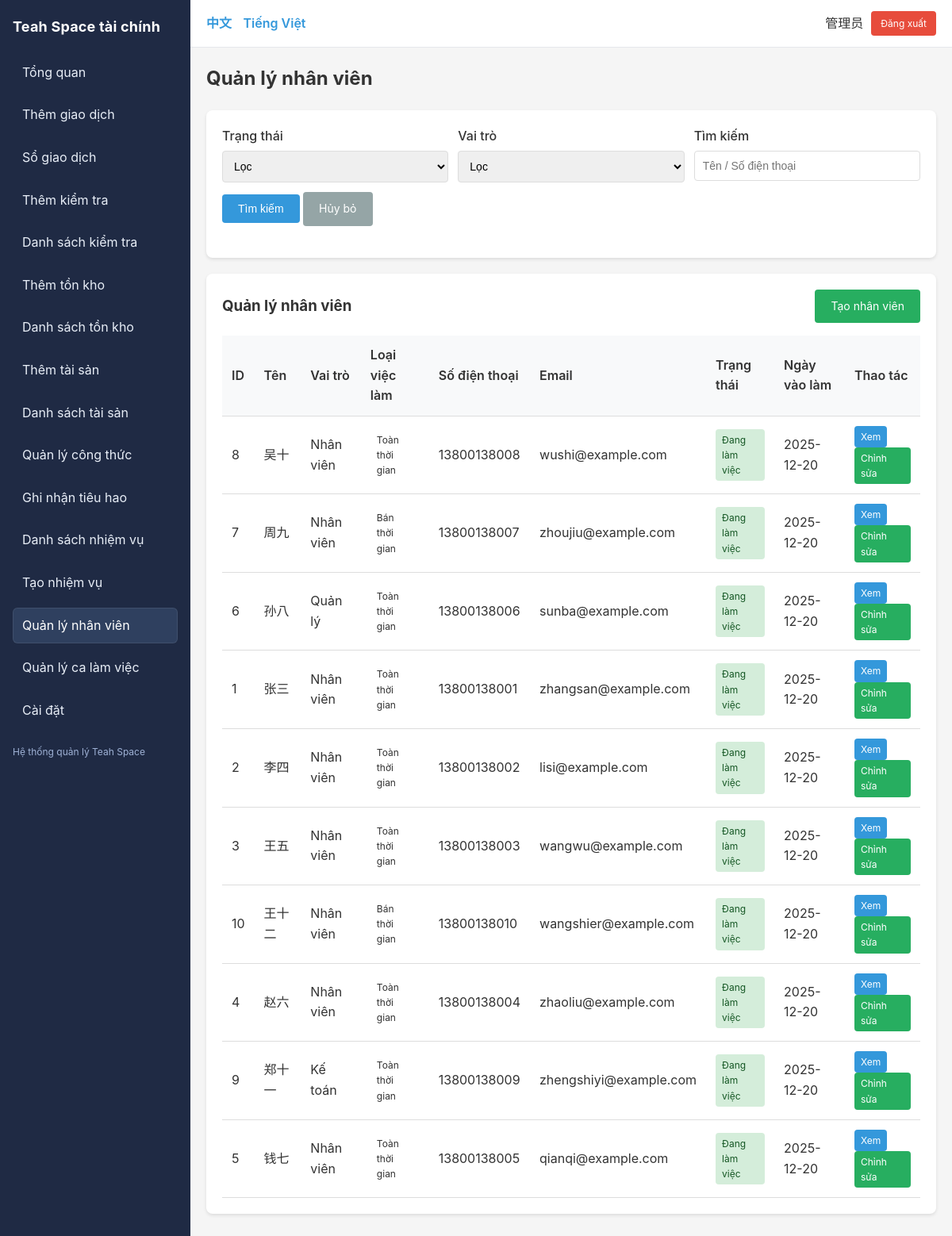
Screenshot of /index.php?r=employees/list (signed in) with the database file from the repository.
### tables this page shows
CREATE TABLE IF NOT EXISTS users (
  id INT AUTO_INCREMENT PRIMARY KEY,
  username VARCHAR(64) NOT NULL UNIQUE COMMENT '用户名',
  password_hash VARCHAR(255) NOT NULL COMMENT '密码哈希',
  display_name VARCHAR(64) NOT NULL COMMENT '显示名称',
  role_id INT NOT NULL COMMENT '角色ID',
  is_active TINYINT(1) NOT NULL DEFAULT 1 COMMENT '是否激活',
  created_at TIMESTAMP DEFAULT CURRENT_TIMESTAMP COMMENT '创建时间',
  updated_at TIMESTAMP DEFAULT CURRENT_TIMESTAMP ON UPDATE CURRENT_TIMESTAMP COMMENT '更新时间',
  CONSTRAINT fk_users_role FOREIGN KEY (role_id) REFERENCES roles(id) ON DELETE RESTRICT,
  INDEX idx_username (username),
  INDEX idx_role (role_id)
);

CREATE TABLE IF NOT EXISTS employees (
  id INT AUTO_INCREMENT PRIMARY KEY,
  name VARCHAR(128) NOT NULL COMMENT '姓名',
  role_id INT NOT NULL COMMENT '角色ID',
  phone VARCHAR(32) NULL COMMENT '联系电话',
  email VARCHAR(128) NULL COMMENT '邮箱',
  address TEXT NULL COMMENT '地址',
  status ENUM('active','inactive','resigned') NOT NULL DEFAULT 'active' COMMENT '状态：在职/离职/已辞职',
  employment_type ENUM('full_time','part_time') NOT NULL DEFAULT 'full_time' COMMENT '雇佣类型：全职/兼职',
  hire_date DATE NULL COMMENT '入职时间',
  resign_date DATE NULL COMMENT '离职时间',
  note TEXT NULL COMMENT '备注',
  created_by INT NOT NULL COMMENT '创建人ID',
  created_at TIMESTAMP DEFAULT CURRENT_TIMESTAMP COMMENT '创建时间',
  updated_at TIMESTAMP DEFAULT CURRENT_TIMESTAMP ON UPDATE CURRENT_TIMESTAMP COMMENT '更新时间',
  CONSTRAINT fk_employees_role FOREIGN KEY (role_id) REFERENCES roles(id) ON DELETE RESTRICT,
  CONSTRAINT fk_employees_created_by FOREIGN KEY (created_by) REFERENCES users(id) ON DELETE RESTRICT,
  INDEX idx_employees_status (status),
  INDEX idx_employees_role (role_id),
  INDEX idx_employees_hire_date (hire_date)
);

CREATE TABLE IF NOT EXISTS roles (
  id INT AUTO_INCREMENT PRIMARY KEY,
  `key` VARCHAR(32) NOT NULL UNIQUE COMMENT '角色标识：owner/manager/accountant/staff',
  name_zh VARCHAR(64) NOT NULL COMMENT '中文名称',
  name_vi VARCHAR(64) NOT NULL COMMENT '越南语名称',
  INDEX idx_key (`key`)
);

### app/controllers/EmployeeController.php (called while the page is built, shortened)
<?php
require_once __DIR__ . '/../core/Auth.php';
require_once __DIR__ . '/../models/Employee.php';
require_once __DIR__ . '/../core/DB.php';
class EmployeeController {
  public function list() {
    $page = max(1, (int)($_GET['page'] ?? 1));
    $perPage = 20;
    $offset = ($page - 1) * $perPage;
    $filters = [
      'status' => $_GET['status'] ?? null,
      'role_id' => $_GET['role_id'] ?? null,
      'search' => $_GET['search'] ?? null,
      'limit' => $perPage,
      'offset' => $offset
    ];
    $items = Employee::list($filters);
    include __DIR__ . '/../views/employees/list.php';
  }
}

### app/core/Router.php (called while the page is built, shortened)
<?php
class Router {
  public static function dispatch() {
    $defaultRoute = 'reports/dashboard';
    $r = $_GET['r'] ?? $defaultRoute;
    [$controller, $action] = array_pad(explode('/', $r), 2, 'index');
    $obj = new $controller;
    call_user_func([$obj, $action]);
  }
}

### public/index.php (called while the page is built, shortened)
<?php
require_once __DIR__ . '/../app/config/db.php';
require_once __DIR__ . '/../app/core/DB.php';
require_once __DIR__ . '/../app/core/Router.php';
require_once __DIR__ . '/../app/core/Auth.php';
require_once __DIR__ . '/../app/core/I18n.php';
Router::dispatch();

### app/core/I18n.php (called while the page is built, shortened)
<?php
class I18n {
  private static $lang = [];
  private static $current = 'vi';
  public static function init() {
    self::$current = $_SESSION['lang'] ?? 'vi';
    $langFile = __DIR__ . "/../../lang/" . self::$current . ".php";
    if (file_exists($langFile)) {
      self::$lang = require $langFile;
    } else {
      self::$lang = [];
    }
  }
  public static function t($key) {
    return self::$lang[$key] ?? $key;
  }
  public static function current() {
    return self::$current;
  }
}
function __($key) {
  return I18n::t($key);
}

### app/core/Auth.php (called while the page is built, shortened)
<?php
require_once __DIR__ . '/../models/User.php';
class Auth {
  public static function check() {
    return isset($_SESSION['user_id']);
  }
  public static function user() {
    return User::find($_SESSION['user_id']);
  }
}

### app/core/DB.php (called while the page is built)
<?php
class DB {
  private static $conn = null;
  public static function conn() {
    if (self::$conn === null) {
      $config = require __DIR__ . '/../config/db.php';
      try {
        $dsn = "mysql:host={$config['host']};dbname={$config['dbname']};charset={$config['charset']}";
        self::$conn = new PDO($dsn, $config['user'], $config['pass'], [
          PDO::ATTR_ERRMODE => PDO::ERRMODE_EXCEPTION,
          PDO::ATTR_DEFAULT_FETCH_MODE => PDO::FETCH_ASSOC,
          PDO::ATTR_EMULATE_PREPARES => false,
        ]);
      } catch (PDOException $e) {
        die('Database connection failed: ' . $e->getMessage());
      }
    }
    return self::$conn;
  }
}

### app/models/User.php (called while the page is built, shortened)
<?php
require_once __DIR__ . '/../core/DB.php';
class User {
  public static function find($id) {
    $stmt = DB::conn()->prepare("
      SELECT u.*, r.`key` as role_key, r.name_zh as role_name_zh, r.name_vi as role_name_vi
      FROM users u
      JOIN roles r ON u.role_id = r.id
      WHERE u.id = ?
    ");
    $stmt->execute([$id]);
    return $stmt->fetch();
  }
}

### app/models/Employee.php (called while the page is built, shortened)
<?php
require_once __DIR__ . '/../core/DB.php';
class Employee {
  public static function list($filters = []) {
    $where = [];
    $params = [];
    $sql = "SELECT e.*,
      r.name_zh as role_name_zh, r.name_vi as role_name_vi,
      u.display_name as creator_name
      FROM employees e
      LEFT JOIN roles r ON e.role_id = r.id
      LEFT JOIN users u ON e.created_by = u.id";
    $sql .= " ORDER BY e.name ASC";
    if (isset($filters['limit'])) {
      $sql .= " LIMIT " . intval($filters['limit']);
      if (isset($filters['offset'])) {
        $sql .= " OFFSET " . intval($filters['offset']);
      }
    }
    $stmt = DB::conn()->prepare($sql);
    $stmt->execute($params);
    return $stmt->fetchAll();
  }
}

### app/views/employees/list.php (the view, shortened to what this page needs)
<?php
include __DIR__ . '/../layout/header.php';
?>
<h2 style="margin-bottom: 20px;"><?= __('employee.list') ?></h2>
<div class="card">
  <form method="get" style="margin-bottom: 20px;">
    <div style="display: grid; grid-template-columns: repeat(auto-fit, minmax(200px, 1fr)); gap: 12px; margin-bottom: 12px;">
      <div class="form-group" style="margin-bottom: 0;">
        <label><?= __('employee.status') ?></label>
        <select name="status">
          <option value=""><?= __('list.filter') ?></option>
        </select>
      </div>
      <div class="form-group" style="margin-bottom: 0;">
        <label><?= __('employee.role') ?></label>
        <select name="role_id">
          <option value=""><?= __('list.filter') ?></option>
        </select>
      </div>
      <div class="form-group" style="margin-bottom: 0;">
        <label><?= __('list.search') ?></label>
        <input type="text" name="search" value="<?= htmlspecialchars($_GET['search'] ?? '') ?>"
               placeholder="<?= __('employee.name') ?> / <?= __('employee.phone') ?>">
      </div>
    </div>
    <div>
      <button type="submit" class="btn"><?= __('btn.search') ?></button>
      <a href="/index.php?r=employees/list" class="btn" style="background: #95a5a6;"><?= __('btn.cancel') ?></a>
    </div>
  </form>
</div>
<div class="card">
  <div style="display: flex; justify-content: space-between; align-items: center; margin-bottom: 16px;">
    <h3><?= __('employee.list') ?></h3>
    <a href="/index.php?r=employees/create" class="btn btn-success"><?= __('employee.create') ?></a>
  </div>
  <div class="table-scroll">
    <table>
      <tr>
        <th>ID</th>
        <th><?= __('employee.name') ?></th>
        <th><?= __('employee.role') ?></th>
        <th><?= __('employee.employment_type') ?></th>
        <th><?= __('employee.phone') ?></th>
        <th><?= __('employee.email') ?></th>
        <th><?= __('employee.status') ?></th>
        <th><?= __('employee.hire_date') ?></th>
        <th><?= __('list.actions') ?></th>
      </tr>
      <?php if (empty($items)): ?>
      <tr>
        <td colspan="9" style="text-align: center; color: #999; padding: 40px;">
          <?= __('list.no_data') ?>
        </td>
      </tr>
      <?php else: ?>
      <?php
      $lang = I18n::current();
      foreach ($items as $row):
        $statusClass = [
          'active' => 'badge-income',
          'inactive' => 'badge-pending',
          'resigned' => 'badge-void'
        ];
        $statusText = [
          'active' => __('employee.status_active'),
          'inactive' => __('employee.status_inactive'),
          'resigned' => __('employee.status_resigned')
        ];
      ?>
      <tr>
        <td><?= $row['id'] ?></td>
        <td><?= htmlspecialchars($row['name']) ?></td>
        <td><?= htmlspecialchars($lang === 'zh' ? ($row['role_name_zh'] ?? '') : ($row['role_name_vi'] ?? '')) ?></td>
        <td>
          <span class="badge">
            <?= ($row['employment_type'] ?? 'full_time') === 'full_time' ? __('employee.employment_type_full_time') : __('employee.employment_type_part_time') ?>
          </span>
        </td>
        <td><?= htmlspecialchars($row['phone'] ?? '-') ?></td>
        <td><?= htmlspecialchars($row['email'] ?? '-') ?></td>
        <td>
          <span class="badge <?= $statusClass[$row['status']] ?? '' ?>">
            <?= $statusText[$row['status']] ?? $row['status'] ?>
          </span>
        </td>
        <td><?= $row['hire_date'] ? date('Y-m-d', strtotime($row['hire_date'])) : '-' ?></td>
        <td>
          <a href="/index.php?r=employees/view&id=<?= $row['id'] ?>" class="btn" style="padding: 4px 8px; font-size: 12px;">
            <?= __('btn.view') ?>
          </a>
          <a href="/index.php?r=employees/edit&id=<?= $row['id'] ?>" class="btn btn-success"
             style="padding: 4px 8px; font-size: 12px;">
            <?= __('btn.edit') ?>
          </a>
        </td>
      </tr>
      <?php endforeach; ?>
      <?php endif; ?>
    </table>
  </div>
</div>
<?php include __DIR__ . '/../layout/footer.php'; ?>

### app/views/layout/header.php (shortened to what this page needs)
<!doctype html>
<html lang="<?= I18n::current() ?>">
<head>
</head>
<body>
<?php if (Auth::check()): ?>
<div class="layout">
  <aside class="sidebar">
    <div class="brand"><?= __('app.name') ?></div>
    <nav class="nav-vertical">
      <?php if (Auth::user()['role_key'] === 'manager'): ?>
      <a href="/index.php?r=manager/dashboard" class="<?= ($_GET['r'] ?? '') === 'manager/dashboard' ? 'active' : '' ?>">
        <?= __('manager.dashboard') ?>
      </a>
      <?php else: ?>
      <a href="/index.php?r=reports/dashboard" class="<?= ($_GET['r'] ?? '') === 'reports/dashboard' ? 'active' : '' ?>">
        <?= __('nav.dashboard') ?>
      </a>
      <?php endif; ?>
      <a href="/index.php?r=transactions/create" class="<?= ($_GET['r'] ?? '') === 'transactions/create' ? 'active' : '' ?>">
        <?= __('nav.add') ?>
      </a>
      <a href="/index.php?r=transactions/list" class="<?= ($_GET['r'] ?? '') === 'transactions/list' ? 'active' : '' ?>">
        <?= __('nav.list') ?>
      </a>
      <?php if (in_array(Auth::user()['role_key'], ['owner', 'manager', 'accountant'])): ?>
      <a href="/index.php?r=inspections/create" class="<?= ($_GET['r'] ?? '') === 'inspections/create' ? 'active' : '' ?>">
        <?= __('nav.inspections_create') ?>
      </a>
      <a href="/index.php?r=inspections/list" class="<?= ($_GET['r'] ?? '') === 'inspections/list' ? 'active' : '' ?>">
        <?= __('nav.inspections') ?>
      </a>
      <a href="/index.php?r=materials/create" class="<?= ($_GET['r'] ?? '') === 'materials/create' ? 'active' : '' ?>">
        <?= __('nav.materials_create') ?>
      </a>
      <a href="/index.php?r=materials/list" class="<?= ($_GET['r'] ?? '') === 'materials/list' ? 'active' : '' ?>">
        <?= __('nav.materials_list') ?>
      </a>
      <a href="/index.php?r=assets/create" class="<?= ($_GET['r'] ?? '') === 'assets/create' ? 'active' : '' ?>">
        <?= __('nav.assets_create') ?>
      </a>
      <a href="/index.php?r=assets/list" class="<?= ($_GET['r'] ?? '') === 'assets/list' ? 'active' : '' ?>">
        <?= __('nav.assets_list') ?>
      </a>
      <a href="/index.php?r=drinks/recipes" class="<?= ($_GET['r'] ?? '') === 'drinks/recipes' ? 'active' : '' ?>">
        <?= __('nav.recipes') ?>
      </a>
      <a href="/index.php?r=drinks/consume" class="<?= ($_GET['r'] ?? '') === 'drinks/consume' ? 'active' : '' ?>">
        <?= __('nav.consume') ?>
      </a>
      <?php endif; ?>
      <a href="/index.php?r=tasks/list" class="<?= strpos($_GET['r'] ?? '', 'tasks') === 0 ? 'active' : '' ?>">
        <?= __('task.list') ?>
      </a>
      <?php if (in_array(Auth::user()['role_key'], ['owner', 'manager'])): ?>
      <a href="/index.php?r=tasks/create" class="<?= ($_GET['r'] ?? '') === 'tasks/create' ? 'active' : '' ?>">
        <?= __('task.create') ?>
      </a>
      <?php endif; ?>
      <?php if (in_array(Auth::user()['role_key'], ['owner', 'manager', 'accountant'])): ?>
      <a href="/index.php?r=employees/list" class="<?= strpos($_GET['r'] ?? '', 'employees') === 0 ? 'active' : '' ?>">
        <?= __('employee.list') ?>
      </a>
      <a href="/index.php?r=shifts/list" class="<?= strpos($_GET['r'] ?? '', 'shifts') === 0 ? 'active' : '' ?>">
        <?= __('shift.list') ?>
      </a>
      <a href="/index.php?r=settings/categories" class="<?= strpos($_GET['r'] ?? '', 'settings') === 0 ? 'active' : '' ?>">
        <?= __('nav.settings') ?>
      </a>
      <?php endif; ?>
    </nav>
    <div class="hint"><?= __('app.title') ?></div>
  </aside>
  <div class="main" style="flex: 1; min-width: 0;">
    <div class="topbar">
      <div class="lang-switch">
        <a href="?<?= http_build_query(array_merge($_GET, ['lang' => 'zh'])) ?>">中文</a>
        <a href="?<?= http_build_query(array_merge($_GET, ['lang' => 'vi'])) ?>">Tiếng Việt</a>
      </div>
      <div class="user-box">
        <span><?= htmlspecialchars(Auth::user()['display_name']) ?></span>
        <a href="/index.php?r=auth/logout" class="btn btn-danger" style="padding: 6px 12px; font-size: 12px;">
          <?= __('nav.logout') ?>
        </a>
      </div>
    </div>
    <div class="container">
<?php else: ?>
<div class="container">
<?php endif; ?>

### rows the page displays
users: display_name "管理员"
employees: id "8", name "吴十", role.name_vi "Nhân viên", phone "13800138008", email "wushi@example.com", status "Đang làm việc", hire_date "2025-12-20"
employees: id "7", name "周九", role.name_vi "Nhân viên", phone "13800138007", email "zhoujiu@example.com", status "Đang làm việc", hire_date "2025-12-20"
employees: id "6", name "孙八", role.name_vi "Quản lý", phone "13800138006", email "sunba@example.com", status "Đang làm việc", hire_date "2025-12-20"
employees: id "1", name "张三", role.name_vi "Nhân viên", phone "13800138001", email "zhangsan@example.com", status "Đang làm việc", hire_date "2025-12-20"
employees: id "2", name "李四", role.name_vi "Nhân viên", phone "13800138002", email "lisi@example.com", status "Đang làm việc", hire_date "2025-12-20"
employees: id "3", name "王五", role.name_vi "Nhân viên", phone "13800138003", email "wangwu@example.com", status "Đang làm việc", hire_date "2025-12-20"
employees: id "10", name "王十二", role.name_vi "Nhân viên", phone "13800138010", email "wangshier@example.com", status "Đang làm việc", hire_date "2025-12-20"
employees: id "4", name "赵六", role.name_vi "Nhân viên", phone "13800138004", email "zhaoliu@example.com", status "Đang làm việc", hire_date "2025-12-20"
employees: id "9", name "郑十一", role.name_vi "Kế toán", phone "13800138009", email "zhengshiyi@example.com", status "Đang làm việc", hire_date "2025-12-20"
employees: id "5", name "钱七", role.name_vi "Nhân viên", phone "13800138005", email "qianqi@example.com", status "Đang làm việc", hire_date "2025-12-20"

### other values shown
__('app.name') "Teah Space tài chính"
__('nav.dashboard') "Tổng quan"
__('nav.add') "Thêm giao dịch"
__('nav.list') "Sổ giao dịch"
__('nav.inspections_create') "Thêm kiểm tra"
__('nav.inspections') "Danh sách kiểm tra"
__('nav.materials_create') "Thêm tồn kho"
__('nav.materials_list') "Danh sách tồn kho"
__('nav.assets_create') "Thêm tài sản"
__('nav.assets_list') "Danh sách tài sản"
__('nav.recipes') "Quản lý công thức"
__('nav.consume') "Ghi nhận tiêu hao"
__('task.list') "Danh sách nhiệm vụ"
__('task.create') "Tạo nhiệm vụ"
__('employee.list') "Quản lý nhân viên"
